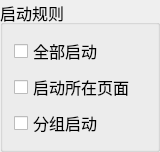
  <widget class="QGroupBox" name="StartRuleBox">
   <property name="geometry">
    <rect>
     <x>710</x>
     <y>20</y>
     <width>160</width>
     <height>110</height>
    </rect>
   </property>
   <property name="font">
    <font>
     <pointsize>12</pointsize>
    </font>
   </property>
   <property name="title">
    <string>启动规则</string>
   </property>
   <property name="checkable">
    <bool>false</bool>
   </property>
   <property name="checked">
    <bool>false</bool>
   </property>
   <layout class="QVBoxLayout" name="verticalLayout_15">
    <item>
     <widget class="QCheckBox" name="allStartCheckBox">
      <property name="font">
       <font>
        <pointsize>12</pointsize>
       </font>
      </property>
      <property name="text">
       <string>全部启动</string>
      </property>
     </widget>
    </item>
    <item>
     <widget class="QCheckBox" name="onlyStartPageCheckBox">
      <property name="font">
       <font>
        <pointsize>12</pointsize>
       </font>
      </property>
      <property name="text">
       <string>启动所在页面</string>
      </property>
     </widget>
    </item>
    <item>
     <widget class="QCheckBox" name="onlyStartGroupCheckBox">
      <property name="font">
       <font>
        <pointsize>12</pointsize>
       </font>
      </property>
      <property name="text">
       <string>分组启动</string>
      </property>
     </widget>
    </item>
   </layout>
  </widget>
